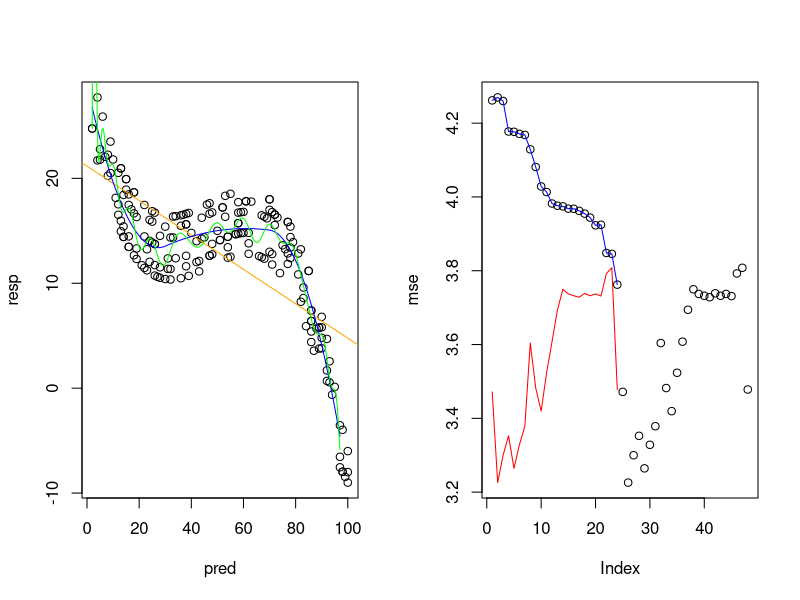

Write the R code that produced this figure.
#MSE 2-11

setwd("C:/Users/lssang/Desktop/datamining")
library(splines)

par(mfrow=c(1,2))
K = c(30, 70)
u = seq(2,97,by=.1)
B = data.frame(pred=u)

train_2_11 <- read.csv("train_2_11.csv", header=T, dec=".",sep=",")
test_2_11 <- read.csv("test_2_11.csv", header=T, dec=".",sep=",")

plot(train_2_11)
#plot(test_2_11, col="red")
m.2_11=lm(resp~pred, train_2_11)
abline(m.2_11, lwd=1, col="orange")

m.sp1_2_11 = lm(resp~bs(pred, knots=c(K), degree=2), data=train_2_11)
Y1_2_11 = predict(m.sp1_2_11, newdata=B)
lines(u, Y1_2_11, lwd=1, col="blue")

m.sp2_2_11 = lm(resp~bs(pred, knots=c(K), degree=30), data=train_2_11)
Y2_2_11 = predict(m.sp2_2_11, newdata=B)
lines(u, Y2_2_11, lwd=1, col="green")

train_mses = c()
test_mses = c()

for(i in 2:25){
  print(i)
  m = lm(resp~bs(pred, knots=c(K), degree=i), data=train_2_11)
  Y = predict(m, newdata=B)
  
  train_mse = mean(m$residuals^2)
  train_mses = append(train_mses, train_mse)
  
  test_mse = mean((test_2_11$resp - predict.lm(m, test_2_11))^2)
  test_mses = append(test_mses, test_mse)
}

mse = append(train_mses, test_mses)
plot(mse)
lines(train_mses, lwd=1, col="blue")
lines(test_mses, lwd=1, col="red")

